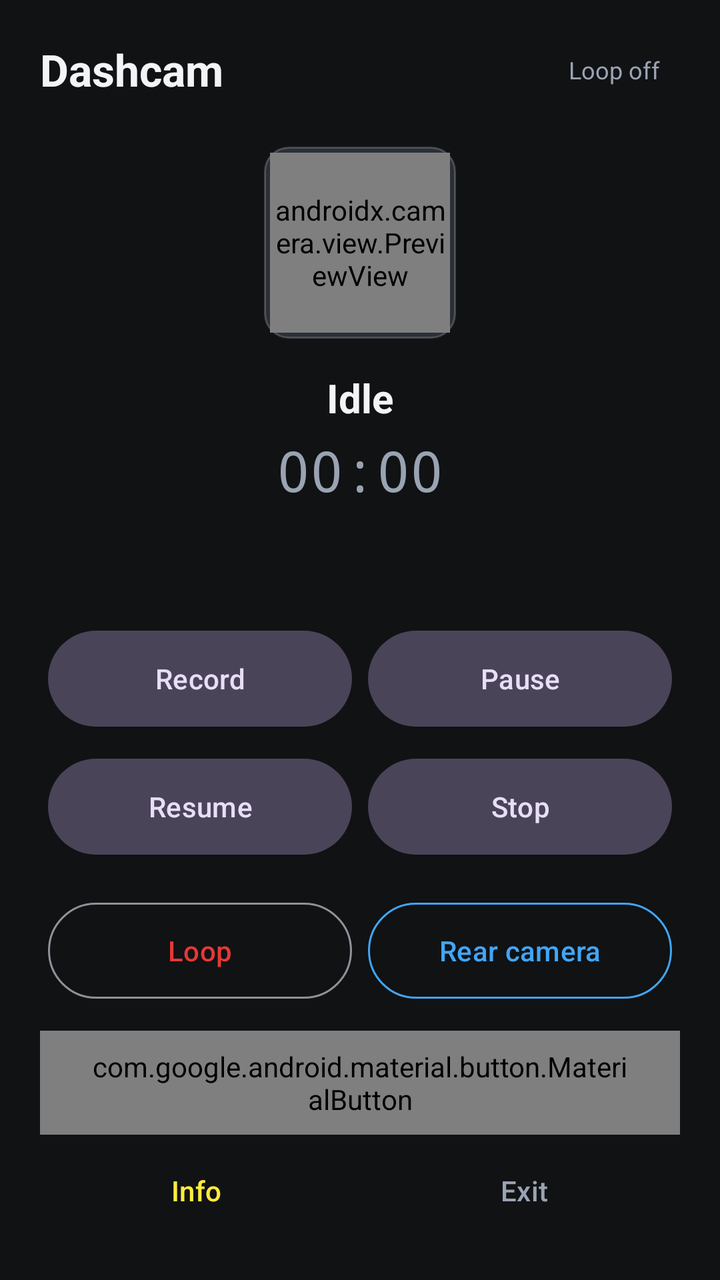
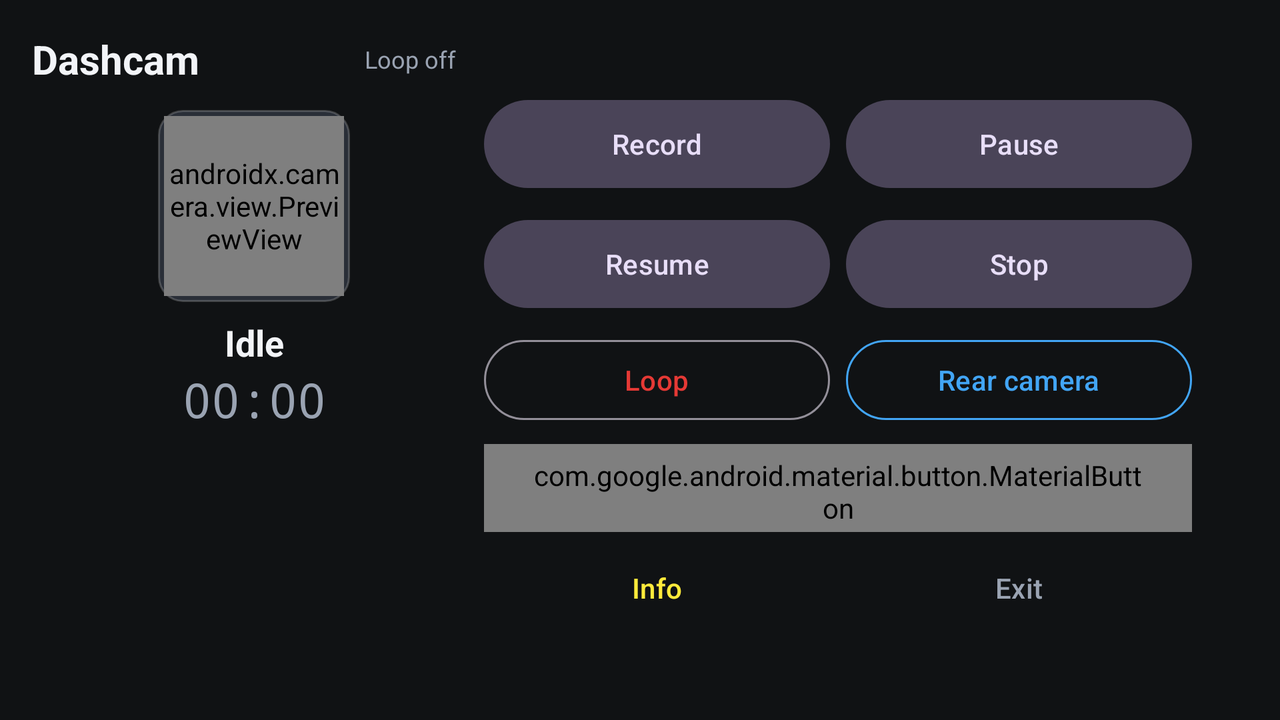

Two renders of one Android screen. The first uses the default layout on a phone; the second uses the alternative layout the repository ships for a different screen configuration, on a matching device. The two XML files are below.
<!-- AndroidManifest.xml: application theme Theme.Dashcam -->
<!-- res/layout/activity_main.xml -->
<?xml version="1.0" encoding="utf-8"?>
<androidx.constraintlayout.widget.ConstraintLayout xmlns:android="http://schemas.android.com/apk/res/android"
    xmlns:app="http://schemas.android.com/apk/res-auto"
    android:id="@+id/root"
    android:layout_width="match_parent"
    android:layout_height="match_parent"
    android:padding="20dp">

    <TextView
        android:id="@+id/title"
        android:layout_width="wrap_content"
        android:layout_height="wrap_content"
        android:text="@string/app_name"
        android:textColor="@color/text"
        android:textSize="22sp"
        android:textStyle="bold"
        app:layout_constraintStart_toStartOf="parent"
        app:layout_constraintTop_toTopOf="parent" />

    <TextView
        android:id="@+id/loopBadge"
        android:layout_width="wrap_content"
        android:layout_height="wrap_content"
        android:background="@drawable/bg_badge"
        android:paddingHorizontal="10dp"
        android:paddingVertical="4dp"
        android:text="@string/loop_off"
        android:textColor="@color/text_muted"
        android:textSize="12sp"
        app:layout_constraintBottom_toBottomOf="@id/title"
        app:layout_constraintEnd_toEndOf="parent"
        app:layout_constraintTop_toTopOf="@id/title" />

    <FrameLayout
        android:id="@+id/previewFrame"
        android:layout_width="96dp"
        android:layout_height="96dp"
        android:layout_marginTop="24dp"
        android:background="@drawable/bg_preview"
        android:padding="3dp"
        app:layout_constraintEnd_toEndOf="parent"
        app:layout_constraintStart_toStartOf="parent"
        app:layout_constraintTop_toBottomOf="@id/title">

        <androidx.camera.view.PreviewView
            android:id="@+id/preview"
            android:layout_width="match_parent"
            android:layout_height="match_parent"
            app:implementationMode="compatible"
            app:scaleType="fillCenter" />

        <View
            android:id="@+id/recDot"
            android:layout_width="10dp"
            android:layout_height="10dp"
            android:layout_gravity="top|end"
            android:layout_margin="6dp"
            android:background="@drawable/bg_rec_dot"
            android:visibility="invisible" />
    </FrameLayout>

    <TextView
        android:id="@+id/status"
        android:layout_width="wrap_content"
        android:layout_height="wrap_content"
        android:layout_marginTop="16dp"
        android:text="@string/status_idle"
        android:textColor="@color/text"
        android:textSize="20sp"
        android:textStyle="bold"
        app:layout_constraintEnd_toEndOf="parent"
        app:layout_constraintStart_toStartOf="parent"
        app:layout_constraintTop_toBottomOf="@id/previewFrame" />

    <TextView
        android:id="@+id/timer"
        android:layout_width="wrap_content"
        android:layout_height="wrap_content"
        android:layout_marginTop="4dp"
        android:fontFamily="monospace"
        android:text="@string/timer_zero"
        android:textColor="@color/text_muted"
        android:textSize="28sp"
        app:layout_constraintEnd_toEndOf="parent"
        app:layout_constraintStart_toStartOf="parent"
        app:layout_constraintTop_toBottomOf="@id/status" />

    <TextView
        android:id="@+id/message"
        android:layout_width="0dp"
        android:layout_height="wrap_content"
        android:layout_marginTop="8dp"
        android:gravity="center"
        android:textColor="@color/text_muted"
        android:textSize="13sp"
        app:layout_constraintEnd_toEndOf="parent"
        app:layout_constraintStart_toStartOf="parent"
        app:layout_constraintTop_toBottomOf="@id/timer" />

    <LinearLayout
        android:id="@+id/controls"
        android:layout_width="0dp"
        android:layout_height="wrap_content"
        android:layout_marginTop="28dp"
        android:gravity="center"
        android:orientation="horizontal"
        app:layout_constraintEnd_toEndOf="parent"
        app:layout_constraintStart_toStartOf="parent"
        app:layout_constraintTop_toBottomOf="@id/message">

        <com.google.android.material.button.MaterialButton
            android:id="@+id/btnPlay"
            style="@style/Widget.Material3.Button.TonalButton"
            android:layout_width="0dp"
            android:layout_height="56dp"
            android:layout_margin="4dp"
            android:layout_weight="1"
            android:text="@string/play" />

        <com.google.android.material.button.MaterialButton
            android:id="@+id/btnPause"
            style="@style/Widget.Material3.Button.TonalButton"
            android:layout_width="0dp"
            android:layout_height="56dp"
            android:layout_margin="4dp"
            android:layout_weight="1"
            android:text="@string/pause" />
    </LinearLayout>

    <LinearLayout
        android:id="@+id/controls2"
        android:layout_width="0dp"
        android:layout_height="wrap_content"
        android:gravity="center"
        android:orientation="horizontal"
        app:layout_constraintEnd_toEndOf="parent"
        app:layout_constraintStart_toStartOf="parent"
        app:layout_constraintTop_toBottomOf="@id/controls">

        <com.google.android.material.button.MaterialButton
            android:id="@+id/btnResume"
            style="@style/Widget.Material3.Button.TonalButton"
            android:layout_width="0dp"
            android:layout_height="56dp"
            android:layout_margin="4dp"
            android:layout_weight="1"
            android:text="@string/resume" />

        <com.google.android.material.button.MaterialButton
            android:id="@+id/btnStop"
            style="@style/Widget.Material3.Button.TonalButton"
            android:layout_width="0dp"
            android:layout_height="56dp"
            android:layout_margin="4dp"
            android:layout_weight="1"
            android:text="@string/stop" />
    </LinearLayout>

    <LinearLayout
        android:id="@+id/toggles"
        android:layout_width="0dp"
        android:layout_height="wrap_content"
        android:layout_marginTop="8dp"
        android:orientation="horizontal"
        app:layout_constraintEnd_toEndOf="parent"
        app:layout_constraintStart_toStartOf="parent"
        app:layout_constraintTop_toBottomOf="@id/controls2">

        <com.google.android.material.button.MaterialButton
            android:id="@+id/btnLoop"
            style="@style/Widget.Material3.Button.OutlinedButton"
            android:layout_width="0dp"
            android:layout_height="56dp"
            android:layout_margin="4dp"
            android:layout_weight="1"
            android:text="@string/loop" />

        <com.google.android.material.button.MaterialButton
            android:id="@+id/btnCamera"
            style="@style/Widget.Material3.Button.OutlinedButton"
            android:layout_width="0dp"
            android:layout_height="56dp"
            android:layout_margin="4dp"
            android:layout_weight="1"
            android:text="@string/camera_rear"
            android:textColor="@color/camera_toggle"
            app:strokeColor="@color/camera_toggle" />
    </LinearLayout>

    <com.google.android.material.button.MaterialButton
        android:id="@+id/btnStorage"
        style="@style/Widget.Material3.Button.TonalButton"
        android:layout_width="0dp"
        android:layout_height="52dp"
        android:layout_marginTop="8dp"
        android:text="@string/storage"
        android:textColor="@color/storage_button_text"
        app:layout_constraintEnd_toEndOf="parent"
        app:layout_constraintStart_toStartOf="parent"
        app:layout_constraintTop_toBottomOf="@id/toggles" />

    <LinearLayout
        android:id="@+id/bottomRow"
        android:layout_width="0dp"
        android:layout_height="wrap_content"
        android:layout_marginTop="4dp"
        android:orientation="horizontal"
        app:layout_constraintEnd_toEndOf="parent"
        app:layout_constraintStart_toStartOf="parent"
        app:layout_constraintTop_toBottomOf="@id/btnStorage">

        <com.google.android.material.button.MaterialButton
            android:id="@+id/btnInfo"
            style="@style/Widget.Material3.Button.TextButton"
            android:layout_width="0dp"
            android:layout_height="48dp"
            android:layout_marginEnd="4dp"
            android:layout_weight="1"
            android:text="@string/info"
            android:textColor="@color/info_button_text" />

        <com.google.android.material.button.MaterialButton
            android:id="@+id/btnExit"
            style="@style/Widget.Material3.Button.TextButton"
            android:layout_width="0dp"
            android:layout_height="48dp"
            android:layout_marginStart="4dp"
            android:layout_weight="1"
            android:text="@string/exit"
            android:textColor="@color/text_muted" />
    </LinearLayout>

</androidx.constraintlayout.widget.ConstraintLayout>
<!-- resources referenced by this layout -->
<resources>
  <color name="camera_toggle">#FF42A5F5</color>
  <color name="text">#FFF2F4F8</color>
  <color name="text_muted">#FF9AA3B2</color>
  <!-- drawable bg_preview (drawable) -->
  <?xml version="1.0" encoding="utf-8"?>
  <shape xmlns:android="http://schemas.android.com/apk/res/android">
      <solid android:color="@color/preview_frame" />
      <corners android:radius="12dp" />
      <stroke
          android:width="1dp"
          android:color="#33FFFFFF" />
  </shape>
  <string name="app_name">Dashcam</string>
  <string name="camera_rear">Rear camera</string>
  <string name="exit">Exit</string>
  <string name="info">Info</string>
  <string name="loop">Loop</string>
  <string name="loop_off">Loop off</string>
  <string name="pause">Pause</string>
  <string name="play">Record</string>
  <string name="resume">Resume</string>
  <string name="status_idle">Idle</string>
  <string name="stop">Stop</string>
  <string name="storage">Storage</string>
  <string name="timer_zero">00:00</string>
  <style name="Theme.Dashcam" parent="Theme.Material3.Dark.NoActionBar">
          <item name="android:statusBarColor">@color/bg</item>
          <item name="android:navigationBarColor">@color/bg</item>
          <item name="android:windowBackground">@color/bg</item>
          <item name="colorPrimary">@color/accent</item>
          <item name="colorOnPrimary">@color/text</item>
          <item name="colorSecondary">@color/ok</item>
      </style>
  <color name="preview_frame">#FF2A2F38</color>
  <color name="bg">#FF101214</color>
  <color name="accent">#FFE53935</color>
  <color name="ok">#FF3DDC84</color>
</resources>
<!-- res/layout-land/activity_main.xml (the repository's variant of the layout above) -->
<!-- drawn on the phone turned sideways -->
<?xml version="1.0" encoding="utf-8"?>
<androidx.constraintlayout.widget.ConstraintLayout xmlns:android="http://schemas.android.com/apk/res/android"
    xmlns:app="http://schemas.android.com/apk/res-auto"
    android:id="@+id/root"
    android:layout_width="match_parent"
    android:layout_height="match_parent"
    android:clipToPadding="false"
    android:paddingStart="16dp"
    android:paddingTop="16dp"
    android:paddingEnd="40dp"
    android:paddingBottom="16dp">

    <androidx.constraintlayout.widget.Guideline
        android:id="@+id/split"
        android:layout_width="wrap_content"
        android:layout_height="wrap_content"
        android:orientation="vertical"
        app:layout_constraintGuide_percent="0.38" />

    <TextView
        android:id="@+id/title"
        android:layout_width="wrap_content"
        android:layout_height="wrap_content"
        android:text="@string/app_name"
        android:textColor="@color/text"
        android:textSize="20sp"
        android:textStyle="bold"
        app:layout_constraintStart_toStartOf="parent"
        app:layout_constraintTop_toTopOf="parent" />

    <TextView
        android:id="@+id/loopBadge"
        android:layout_width="wrap_content"
        android:layout_height="wrap_content"
        android:background="@drawable/bg_badge"
        android:paddingHorizontal="10dp"
        android:paddingVertical="4dp"
        android:text="@string/loop_off"
        android:textColor="@color/text_muted"
        android:textSize="12sp"
        app:layout_constraintBottom_toBottomOf="@id/title"
        app:layout_constraintEnd_toStartOf="@id/split"
        app:layout_constraintTop_toTopOf="@id/title" />

    <FrameLayout
        android:id="@+id/previewFrame"
        android:layout_width="96dp"
        android:layout_height="96dp"
        android:layout_marginTop="12dp"
        android:background="@drawable/bg_preview"
        android:padding="3dp"
        app:layout_constraintEnd_toStartOf="@id/split"
        app:layout_constraintStart_toStartOf="parent"
        app:layout_constraintTop_toBottomOf="@id/title">

        <androidx.camera.view.PreviewView
            android:id="@+id/preview"
            android:layout_width="match_parent"
            android:layout_height="match_parent"
            app:implementationMode="compatible"
            app:scaleType="fillCenter" />

        <View
            android:id="@+id/recDot"
            android:layout_width="10dp"
            android:layout_height="10dp"
            android:layout_gravity="top|end"
            android:layout_margin="6dp"
            android:background="@drawable/bg_rec_dot"
            android:visibility="invisible" />
    </FrameLayout>

    <TextView
        android:id="@+id/status"
        android:layout_width="0dp"
        android:layout_height="wrap_content"
        android:layout_marginTop="8dp"
        android:gravity="center"
        android:text="@string/status_idle"
        android:textColor="@color/text"
        android:textSize="18sp"
        android:textStyle="bold"
        app:layout_constraintEnd_toStartOf="@id/split"
        app:layout_constraintStart_toStartOf="parent"
        app:layout_constraintTop_toBottomOf="@id/previewFrame" />

    <TextView
        android:id="@+id/timer"
        android:layout_width="wrap_content"
        android:layout_height="wrap_content"
        android:fontFamily="monospace"
        android:text="@string/timer_zero"
        android:textColor="@color/text_muted"
        android:textSize="24sp"
        app:layout_constraintEnd_toStartOf="@id/split"
        app:layout_constraintStart_toStartOf="parent"
        app:layout_constraintTop_toBottomOf="@id/status" />

    <TextView
        android:id="@+id/message"
        android:layout_width="0dp"
        android:layout_height="wrap_content"
        android:layout_marginTop="4dp"
        android:ellipsize="end"
        android:gravity="center"
        android:maxLines="2"
        android:textColor="@color/text_muted"
        android:textSize="12sp"
        app:layout_constraintEnd_toStartOf="@id/split"
        app:layout_constraintStart_toStartOf="parent"
        app:layout_constraintTop_toBottomOf="@id/timer" />

    <LinearLayout
        android:id="@+id/controls"
        android:layout_width="0dp"
        android:layout_height="wrap_content"
        android:gravity="center"
        android:orientation="horizontal"
        app:layout_constraintBottom_toTopOf="@id/controls2"
        app:layout_constraintEnd_toEndOf="parent"
        app:layout_constraintStart_toStartOf="@id/split"
        app:layout_constraintTop_toTopOf="parent"
        app:layout_constraintVertical_chainStyle="packed">

        <com.google.android.material.button.MaterialButton
            android:id="@+id/btnPlay"
            style="@style/Widget.Material3.Button.TonalButton"
            android:layout_width="0dp"
            android:layout_height="52dp"
            android:layout_margin="4dp"
            android:layout_weight="1"
            android:text="@string/play" />

        <com.google.android.material.button.MaterialButton
            android:id="@+id/btnPause"
            style="@style/Widget.Material3.Button.TonalButton"
            android:layout_width="0dp"
            android:layout_height="52dp"
            android:layout_margin="4dp"
            android:layout_weight="1"
            android:text="@string/pause" />
    </LinearLayout>

    <LinearLayout
        android:id="@+id/controls2"
        android:layout_width="0dp"
        android:layout_height="wrap_content"
        android:gravity="center"
        android:orientation="horizontal"
        app:layout_constraintBottom_toTopOf="@id/toggles"
        app:layout_constraintEnd_toEndOf="parent"
        app:layout_constraintStart_toStartOf="@id/split"
        app:layout_constraintTop_toBottomOf="@id/controls">

        <com.google.android.material.button.MaterialButton
            android:id="@+id/btnResume"
            style="@style/Widget.Material3.Button.TonalButton"
            android:layout_width="0dp"
            android:layout_height="52dp"
            android:layout_margin="4dp"
            android:layout_weight="1"
            android:text="@string/resume" />

        <com.google.android.material.button.MaterialButton
            android:id="@+id/btnStop"
            style="@style/Widget.Material3.Button.TonalButton"
            android:layout_width="0dp"
            android:layout_height="52dp"
            android:layout_margin="4dp"
            android:layout_weight="1"
            android:text="@string/stop" />
    </LinearLayout>

    <LinearLayout
        android:id="@+id/toggles"
        android:layout_width="0dp"
        android:layout_height="wrap_content"
        android:orientation="horizontal"
        app:layout_constraintBottom_toTopOf="@id/btnStorage"
        app:layout_constraintEnd_toEndOf="parent"
        app:layout_constraintStart_toStartOf="@id/split"
        app:layout_constraintTop_toBottomOf="@id/controls2">

        <com.google.android.material.button.MaterialButton
            android:id="@+id/btnLoop"
            style="@style/Widget.Material3.Button.OutlinedButton"
            android:layout_width="0dp"
            android:layout_height="48dp"
            android:layout_margin="4dp"
            android:layout_weight="1"
            android:text="@string/loop" />

        <com.google.android.material.button.MaterialButton
            android:id="@+id/btnCamera"
            style="@style/Widget.Material3.Button.OutlinedButton"
            android:layout_width="0dp"
            android:layout_height="48dp"
            android:layout_margin="4dp"
            android:layout_weight="1"
            android:text="@string/camera_rear"
            android:textColor="@color/camera_toggle"
            app:strokeColor="@color/camera_toggle" />
    </LinearLayout>

    <com.google.android.material.button.MaterialButton
        android:id="@+id/btnStorage"
        style="@style/Widget.Material3.Button.TonalButton"
        android:layout_width="0dp"
        android:layout_height="44dp"
        android:layout_margin="4dp"
        android:text="@string/storage"
        android:textColor="@color/storage_button_text"
        app:layout_constraintBottom_toTopOf="@id/bottomRow"
        app:layout_constraintEnd_toEndOf="parent"
        app:layout_constraintStart_toStartOf="@id/split"
        app:layout_constraintTop_toBottomOf="@id/toggles" />

    <LinearLayout
        android:id="@+id/bottomRow"
        android:layout_width="0dp"
        android:layout_height="wrap_content"
        android:layout_margin="4dp"
        android:orientation="horizontal"
        app:layout_constraintBottom_toBottomOf="parent"
        app:layout_constraintEnd_toEndOf="parent"
        app:layout_constraintStart_toStartOf="@id/split"
        app:layout_constraintTop_toBottomOf="@id/btnStorage">

        <com.google.android.material.button.MaterialButton
            android:id="@+id/btnInfo"
            style="@style/Widget.Material3.Button.TextButton"
            android:layout_width="0dp"
            android:layout_height="40dp"
            android:layout_marginEnd="4dp"
            android:layout_weight="1"
            android:text="@string/info"
            android:textColor="@color/info_button_text" />

        <com.google.android.material.button.MaterialButton
            android:id="@+id/btnExit"
            style="@style/Widget.Material3.Button.TextButton"
            android:layout_width="0dp"
            android:layout_height="40dp"
            android:layout_marginStart="4dp"
            android:layout_weight="1"
            android:text="@string/exit"
            android:textColor="@color/text_muted" />
    </LinearLayout>

</androidx.constraintlayout.widget.ConstraintLayout>
